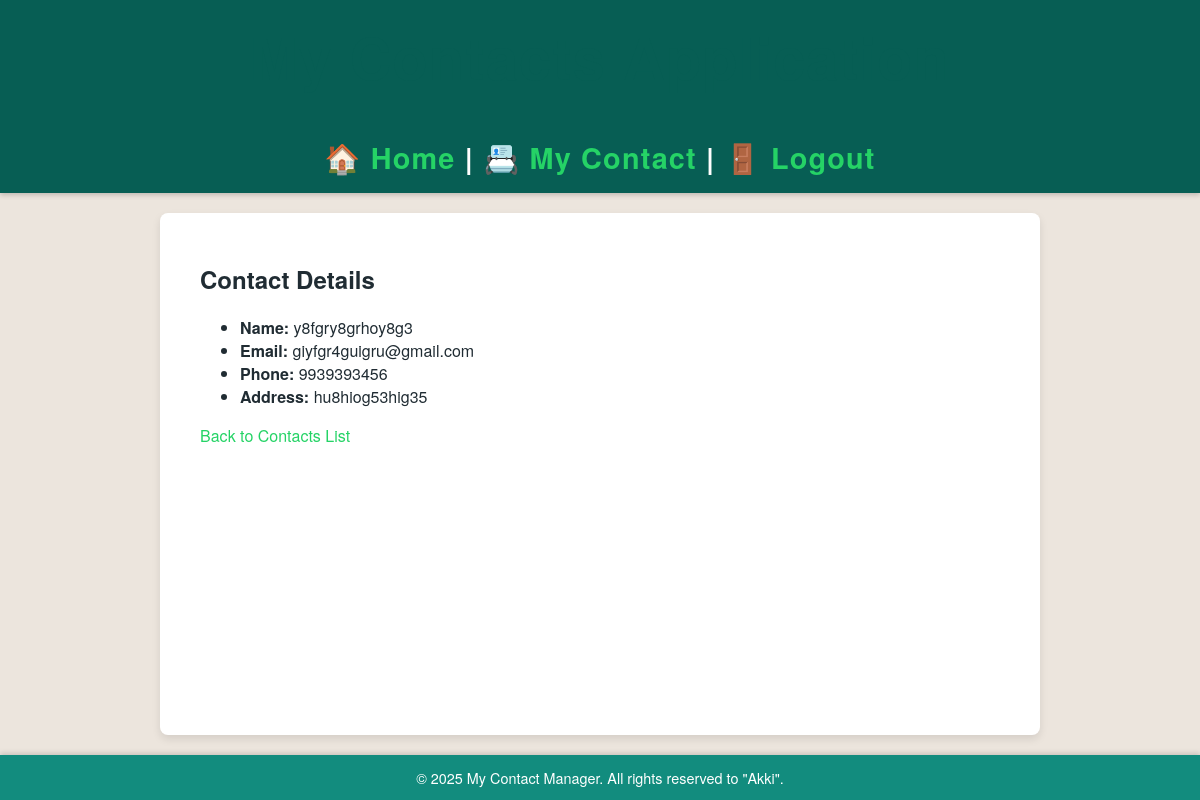
Screenshot of /contacts/view/1/ (signed in) with the database file from the repository.
### contacts/models.py (models this page shows, shortened)
class Contact(models.Model):
    user = models.ForeignKey(User, on_delete=models.CASCADE)
    name = models.CharField(max_length=100)
    phone = models.CharField(max_length=20)
    email = models.EmailField(blank=True)
    address = models.TextField(blank=True)

### contacts/views.py (the view)
# urls.py: path('view/<int:contact_id>/', views.contact_detail, name='detail'),
@login_required
def contact_detail(request, contact_id):
    contact = get_object_or_404(Contact, id=contact_id)
    return render(request, 'contacts/contact_detail.html', {'contact': contact})

### templates/contacts/contact_detail.html (shortened to what this page needs)
{% extends 'base.html' %}
{% block content %}
<h2>Contact Details</h2>
<ul>
  <li><strong>Name:</strong> {{ contact.name }}</li>
  <li><strong>Email:</strong> {{ contact.email }}</li>
  <li><strong>Phone:</strong> {{ contact.phone }}</li>
  <li><strong>Address:</strong> {{ contact.address }}</li>
</ul>
<a href="{% url 'contacts:list' %}">Back to Contacts List</a>
{% endblock %}

### static/css/styles.css (style rules this page uses)
body { font-family: 'Helvetica Neue', Helvetica, Arial, sans-serif; background: #ece5dd; margin: 0; padding: 0; color: #202c33; min-height: 100vh; display: flex; flex-direction: column; }
a { color: #25d366; text-decoration: none; transition: color 0.3s ease; }

### rows the page displays
Contact: name "y8fgry8grhoy8g3", email "giyfgr4guigru@gmail.com", phone "9939393456", address "hu8hiog53hig35"
